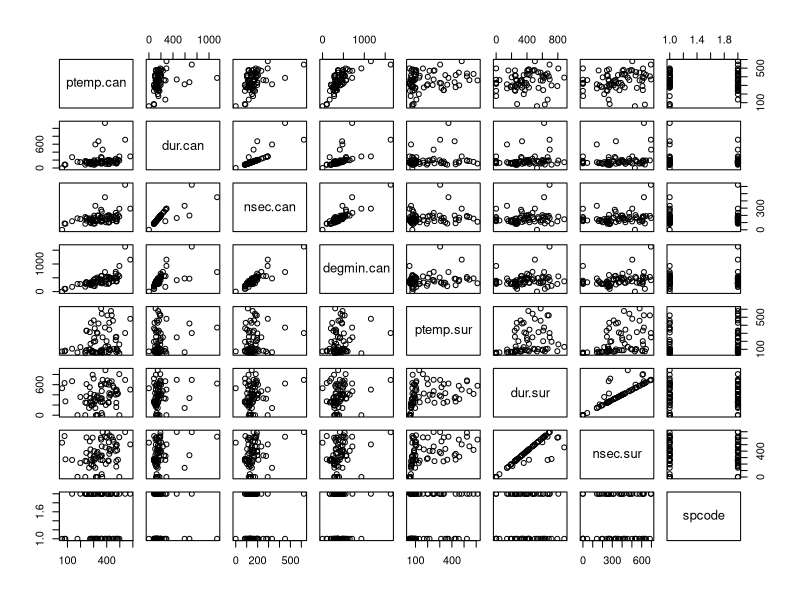
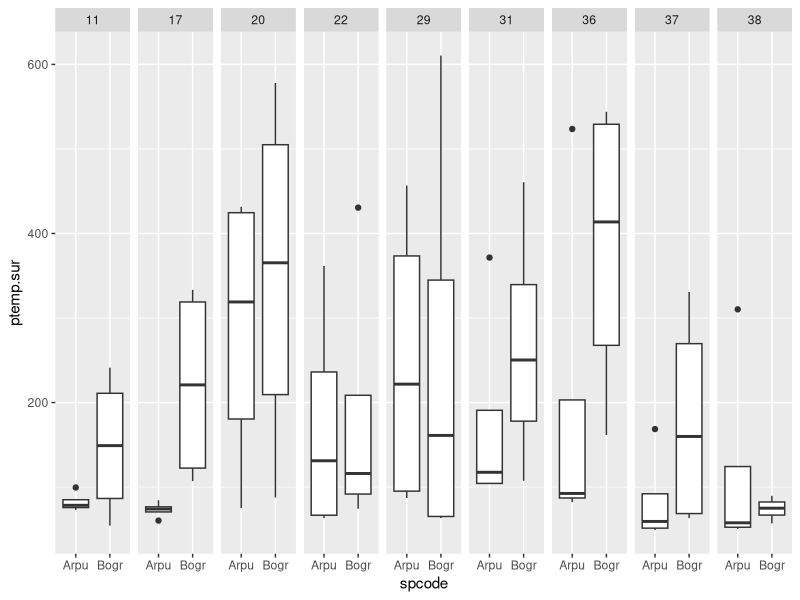
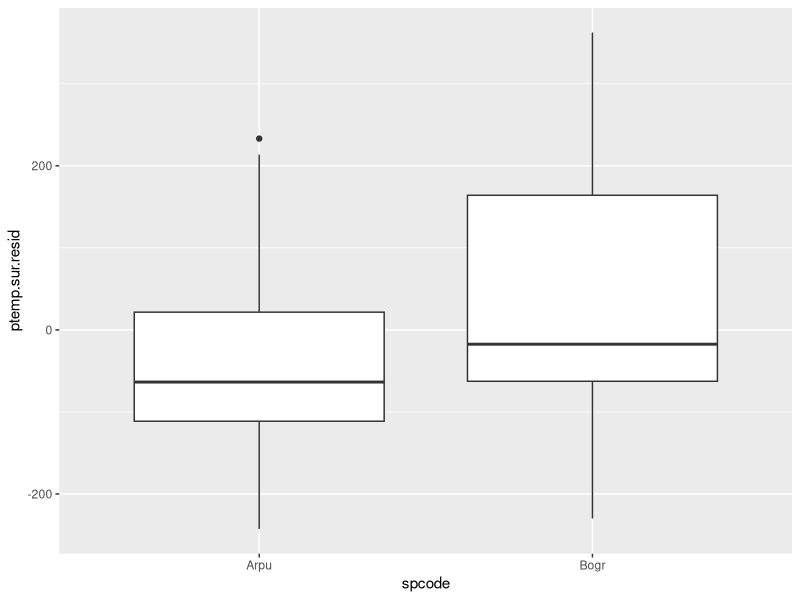
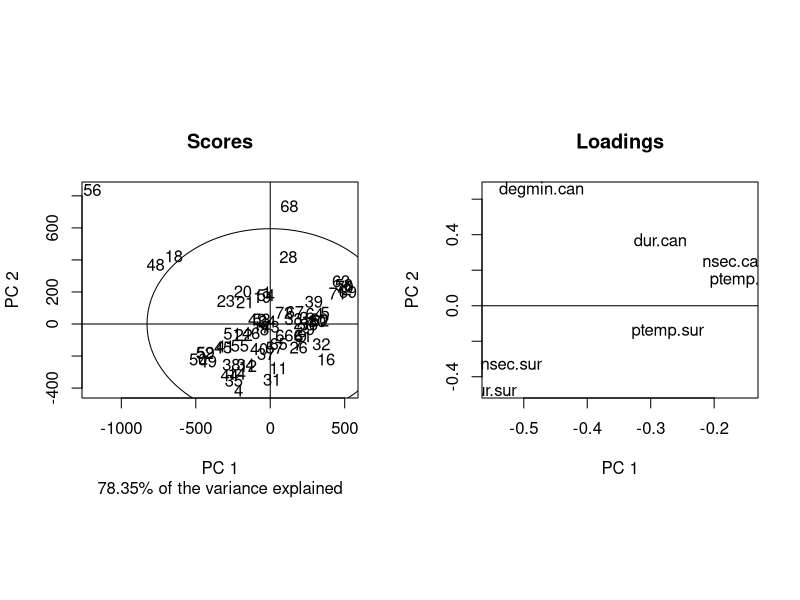
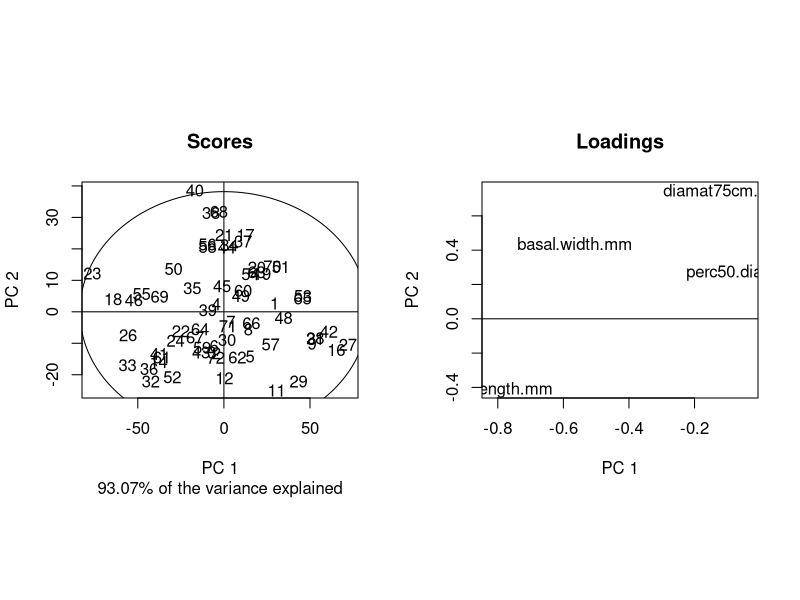
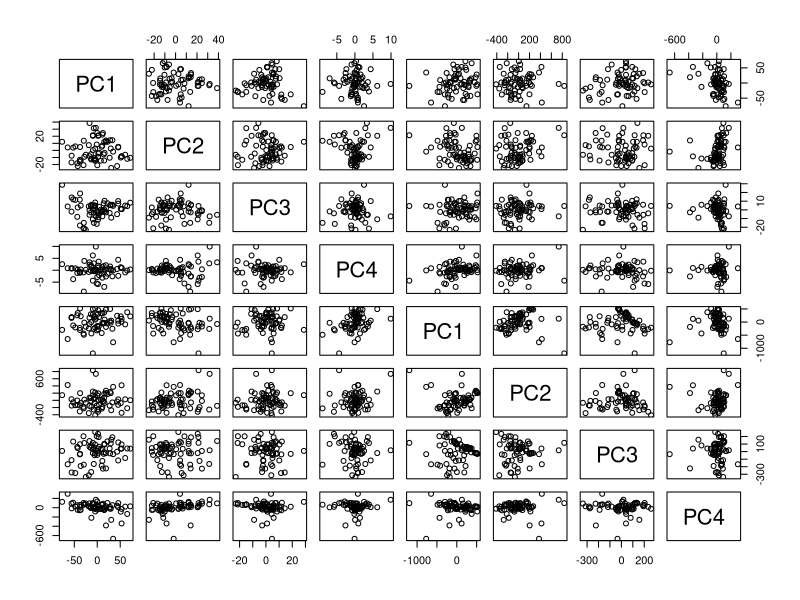
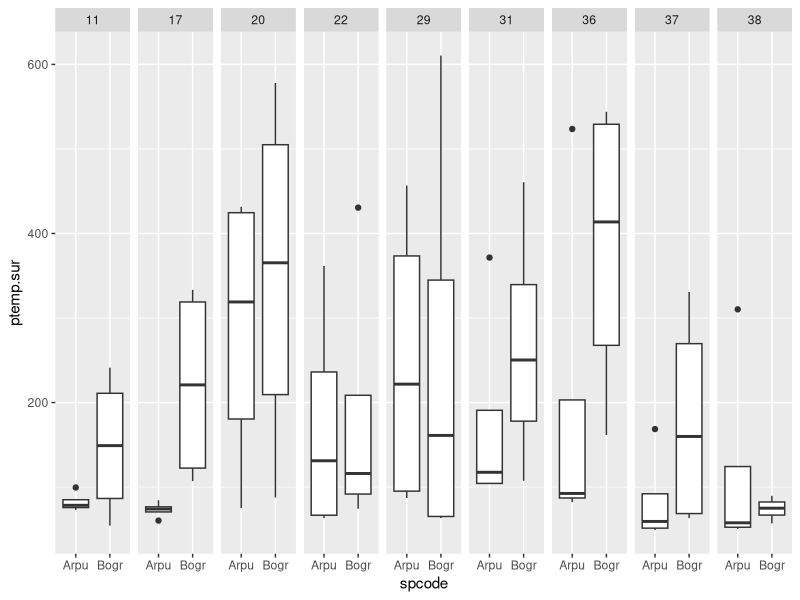

The R source for these figures, in order:
library(ggplot2)
library(nlme)

burns <- read.csv("../data/rangeland-burns-temps.csv")
burns$plot <- factor(burns$plot)

# scatter plot matrix:
plot(burns[,c(7:10, 12:14, 16)])


## sig effect of species on peak surface temperature
ggplot(burns, aes(spcode, ptemp.sur)) +
    geom_boxplot() +
    facet_grid(. ~ plot)
ggsave("../results/ptemp-by-spcode-plot.pdf")

# for visualizing spcoide effect on residuals of plot effect
t.mod <- lm(ptemp.sur ~ plot, data=burns)
burns$ptemp.sur.resid <- residuals(t.mod)
ggplot(burns, aes(spcode, ptemp.sur.resid) ) +
    geom_boxplot()

## significant effect of species on peak temperature
ptemp.sur.mod <- lme(ptemp.sur ~ spcode, random = ~ 1 | plot, data = burns)
summary(ptemp.sur.mod)
anova(ptemp.sur.mod)

## PCAs
library(pcaMethods)

ndata <- burns[ rowSums( is.na(burns[, c(17:20) ]) ) != ncol(burns[, c(17:20)] ),]
ndata <- ndata[ rowSums( is.na(ndata[, c(7:10,12:14) ]) ) != ncol(ndata[, c(7:10,12:14)] ),]

plants <- ndata[, c(17:20)] # plant measurements
fire <- ndata[, c(7:10, 12:14)] # HOBO temperatures

plants.PCA <- pca(plants, nPcs=4, method="ppca", center=TRUE)
fire.PCA <- pca(fire, nPcs=4, method="ppca", center=TRUE)

summary(plants.PCA)
summary(fire.PCA)

slplot(fire.PCA)
slplot(plants.PCA)

allscores <- as.data.frame(cbind(scores(plants.PCA), scores(fire.PCA)))
plot(allscores)

## So no signal of Grant's measurements on fire behavior. No evidence for trait
## effects
